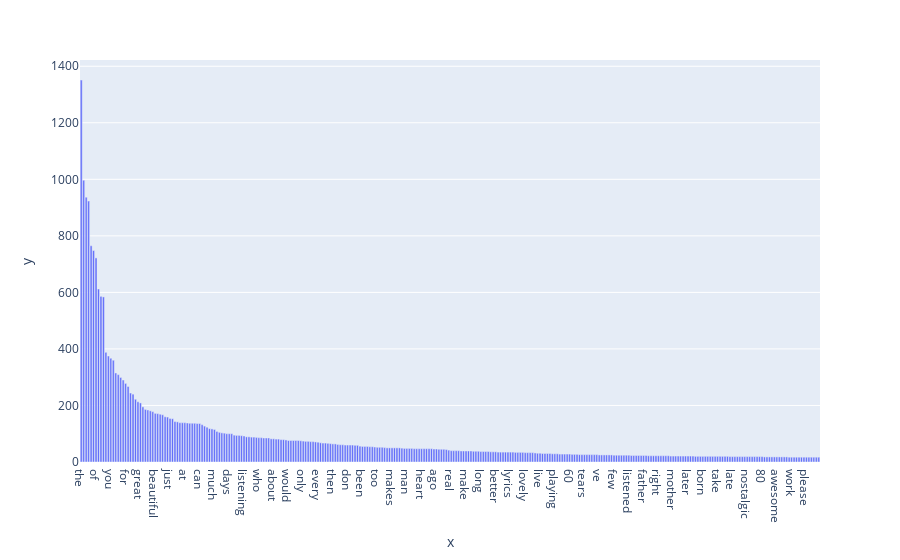

Here is the notebook cell this chart was saved with:
### Code cell
# Sorted terms frequencies data

fig3 = px.bar(comments_data_counts_sorted, x=comments_data_counts_sorted.index[:300], y=comments_data_counts_sorted.values[:300])
fig3.show()

### Figure 1 — Plotly figure (JSON) as saved in the notebook; plotly's stock layout.template omitted (floating-point values rounded to 4 significant figures; data arrays with more than 128 entries replaced by an {"elided": "..."} marker saying what was removed)
{"data": [{"alignmentgroup": "True", "hovertemplate": "x=%{x}<br>y=%{y}<extra></extra>", "legendgroup": "", "marker": {"color": "#636efa", "pattern": {"shape": ""}}, "name": "", "offsetgroup": "", "orientation": "v", "showlegend": false, "textposition": "auto", "type": "bar", "x": {"elided": "300 str values"}, "xaxis": "x", "y": {"elided": "300 int values"}, "yaxis": "y"}], "layout": {"autosize": true, "barmode": "relative", "legend": {"tracegroupgap": 0}, "margin": {"t": 60}, "xaxis": {"anchor": "y", "autorange": true, "domain": [0, 1], "range": [-0.5, 299.5], "title": {"text": "x"}, "type": "category"}, "yaxis": {"anchor": "x", "autorange": true, "domain": [0, 1], "range": [0, 1422.0], "title": {"text": "y"}, "type": "linear"}}}
